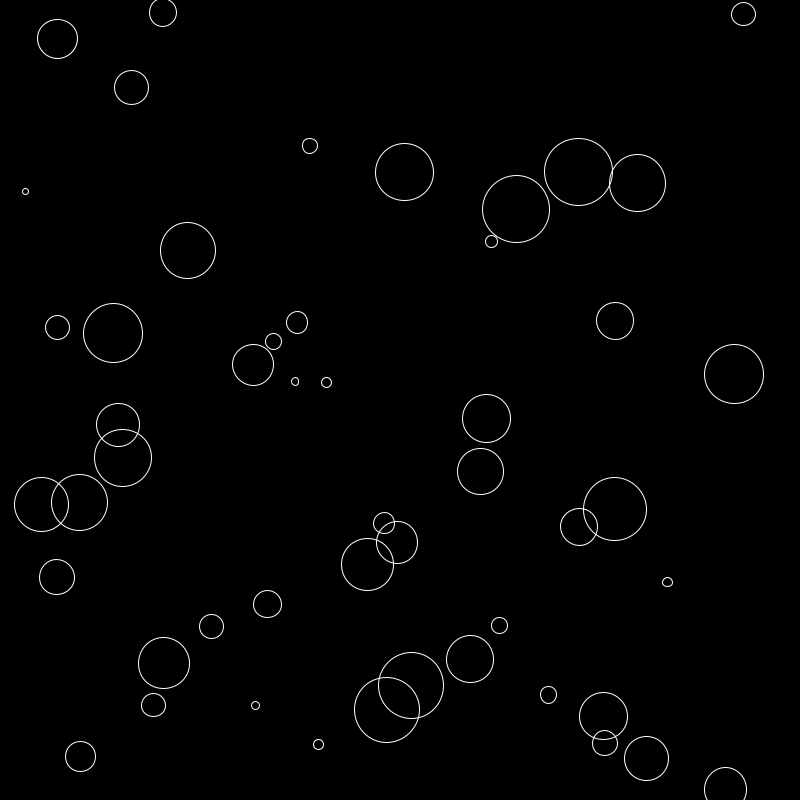
Frame 1 (no input)
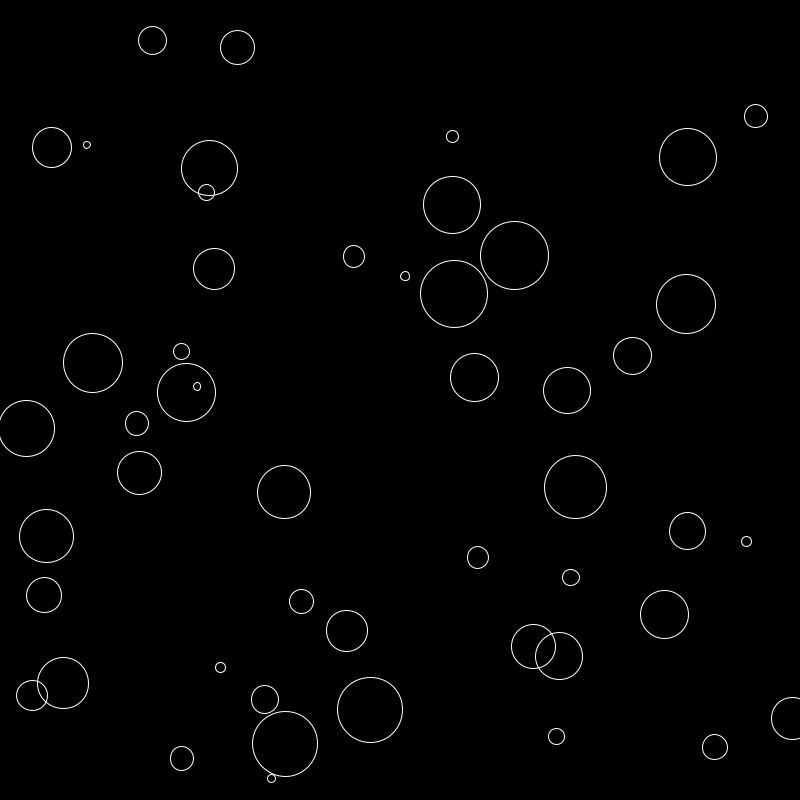
Frame 60 (the mouse pressed at the canvas centre just before this capture)
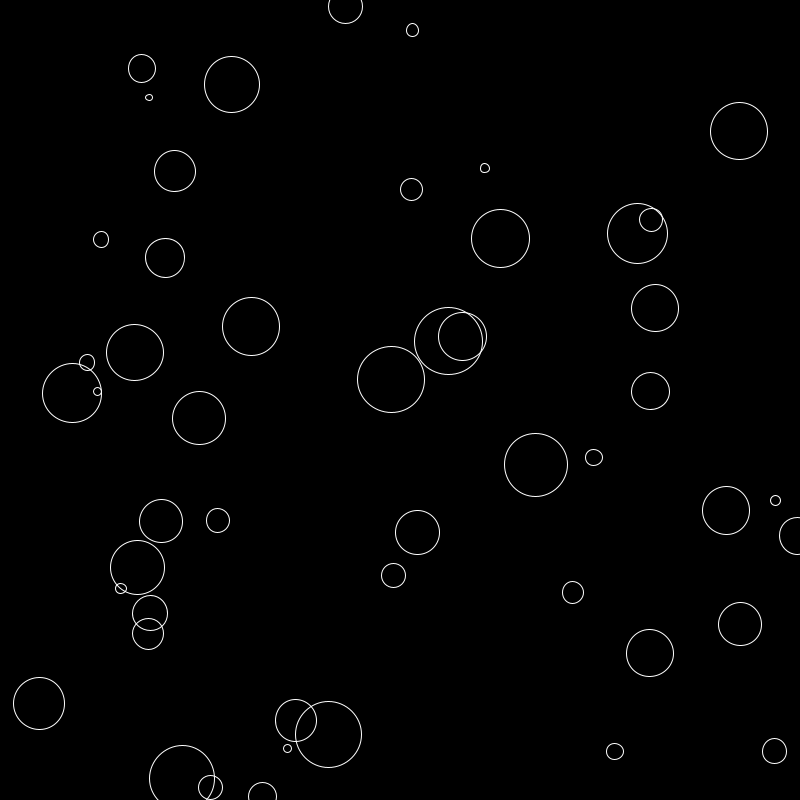
Frame 120 (the mouse held since frame 60 and released just before this capture)

The Processing sketch that drew these frames (run headless with seeded random() and noise(); from frame 60 on, the mouse is pressed at the canvas centre):

// Processing sketch: E3_PVector_Array
// ── E3_PVector_Array.pde
//create PVector Arrays
PVector[] sp;
PVector[] acc;

//how many 
int num = 50;

void setup() {
  size(800, 800);
  
  //create new 
  sp = new PVector[num];
  acc = new PVector[num];
 
 //Populate
  for (int i = 0; i < num; i++) {
    sp[i] = new PVector(random(width), random(height), random(5, 70));
    acc[i] = new PVector(random(-2, 2), random(-2, 2), 0);
  }
  stroke(255);
  noFill();
  background(0);
}

void draw() {
  background(0);

  for (int j = 0; j < num; j++) {
    sp[j].add(acc[j]);

    if ((sp[j].x > width) || (sp[j].x < 0)) {
      acc[j].x = acc[j].x * -1;
    }

    if ((sp[j].y > height) || (sp[j].y < 0)) {
      acc[j].y = acc[j].y * -1;
    }

    ellipse(sp[j].x, sp[j].y, sp[j].z, sp[j].z);
  }
}
